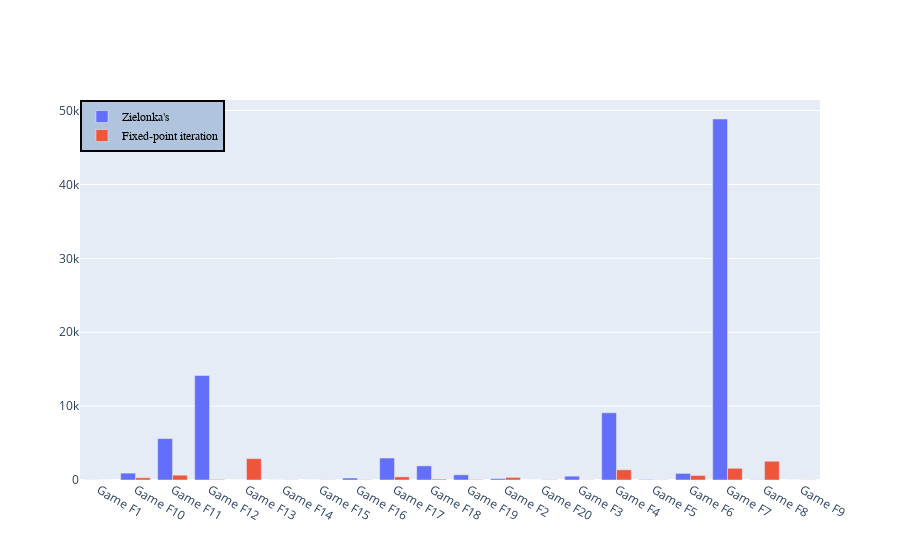

Notebook source saved alongside this figure:
### Code cell
plot_running_times(
    ['Zielonka\'s','Fixed-point iteration'],
    [
        "/home/sjef/AfstudeerRepo/implementation/testsuite/data/singles/csvs/clean_randomgamesF_zlnk.data.csv",
        "/home/sjef/AfstudeerRepo/implementation/testsuite/data/singles/csvs/clean_randomgamesF_MBR.data.csv"
    ],0)

### Figure 1 — Plotly figure (JSON) as saved in the notebook; plotly's stock layout.template omitted (floating-point values rounded to 4 significant figures)
{"data": [{"name": "Zielonka's", "type": "bar", "x": ["Game F1", "Game F10", "Game F11", "Game F12", "Game F13", "Game F14", "Game F15", "Game F16", "Game F17", "Game F18", "Game F19", "Game F2", "Game F20", "Game F3", "Game F4", "Game F5", "Game F6", "Game F7", "Game F8", "Game F9"], "y": [13.86, 929.7, 5604.0, 14140.0, 1.276, 6.102, 3.251, 268.5, 2972.0, 1914.0, 704.0, 190.6, 0.1866, 519.6, 9093.0, 65.44, 893.1, 48850.0, 29.03, 1.317]}, {"name": "Fixed-point iteration", "type": "bar", "x": ["Game F1", "Game F10", "Game F11", "Game F12", "Game F13", "Game F14", "Game F15", "Game F16", "Game F17", "Game F18", "Game F19", "Game F2", "Game F20", "Game F3", "Game F4", "Game F5", "Game F6", "Game F7", "Game F8", "Game F9"], "y": [1.781, 303.9, 652.4, 77.19, 2889.0, 22.04, 29.48, 39.93, 425.5, 117.3, 58.59, 347.7, 36.18, 21.49, 1378.0, 26.28, 611.7, 1584.0, 2541.0, 19.41]}], "layout": {"barmode": "group", "legend": {"bgcolor": "LightSteelBlue", "bordercolor": "Black", "borderwidth": 2, "font": {"color": "black", "family": "sans-serif", "size": 12}, "traceorder": "normal", "x": 0, "y": 1}}}
